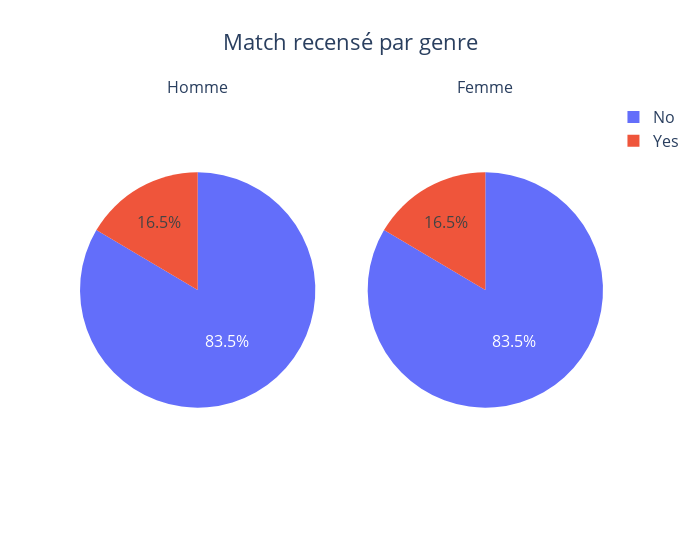

Notebook source saved alongside this figure:
### Code cell
# Filtre par match pour visuelle
count_homme = df_homme["match"].value_counts(normalize=True).round(3)
count_femme = df_femme["match"].value_counts(normalize=True).round(3)

fig_pie = make_subplots(rows=1, cols=2, specs=[[{"type": "pie"}, {"type": "pie"}]],
                        subplot_titles=["Homme", "Femme"])

fig_pie.add_trace(go.Pie( 
     values=count_homme,
     labels=['No', 'Yes '],
     ),
     row=1, col=1)

fig_pie.add_trace(go.Pie(
     values=count_femme,
     labels=['No', 'Yes '],
     ),
    row=1, col=2)

fig_pie.update_layout(
    width=700,
    title= {'x' : 0.5},
    title_text='Match recensé par genre',
    font=dict(
        size=16
    ),
    legend=dict(
        font=dict(
            size=16
        )
    )
)

fig_pie.show()

### Figure 1 — Plotly figure (JSON) as saved in the notebook; plotly's stock layout.template omitted (floating-point values rounded to 4 significant figures)
{"data": [{"domain": {"x": [0, 0.45], "y": [0, 1]}, "labels": ["No", "Yes "], "type": "pie", "values": [0.835, 0.165]}, {"domain": {"x": [0.55, 1], "y": [0, 1]}, "labels": ["No", "Yes "], "type": "pie", "values": [0.835, 0.165]}], "layout": {"annotations": [{"font": {"size": 16}, "showarrow": false, "text": "Homme", "x": 0.225, "xanchor": "center", "xref": "paper", "y": 1, "yanchor": "bottom", "yref": "paper"}, {"font": {"size": 16}, "showarrow": false, "text": "Femme", "x": 0.775, "xanchor": "center", "xref": "paper", "y": 1, "yanchor": "bottom", "yref": "paper"}], "font": {"size": 16}, "legend": {"font": {"size": 16}}, "title": {"text": "Match recensé par genre", "x": 0.5}, "width": 700}}
